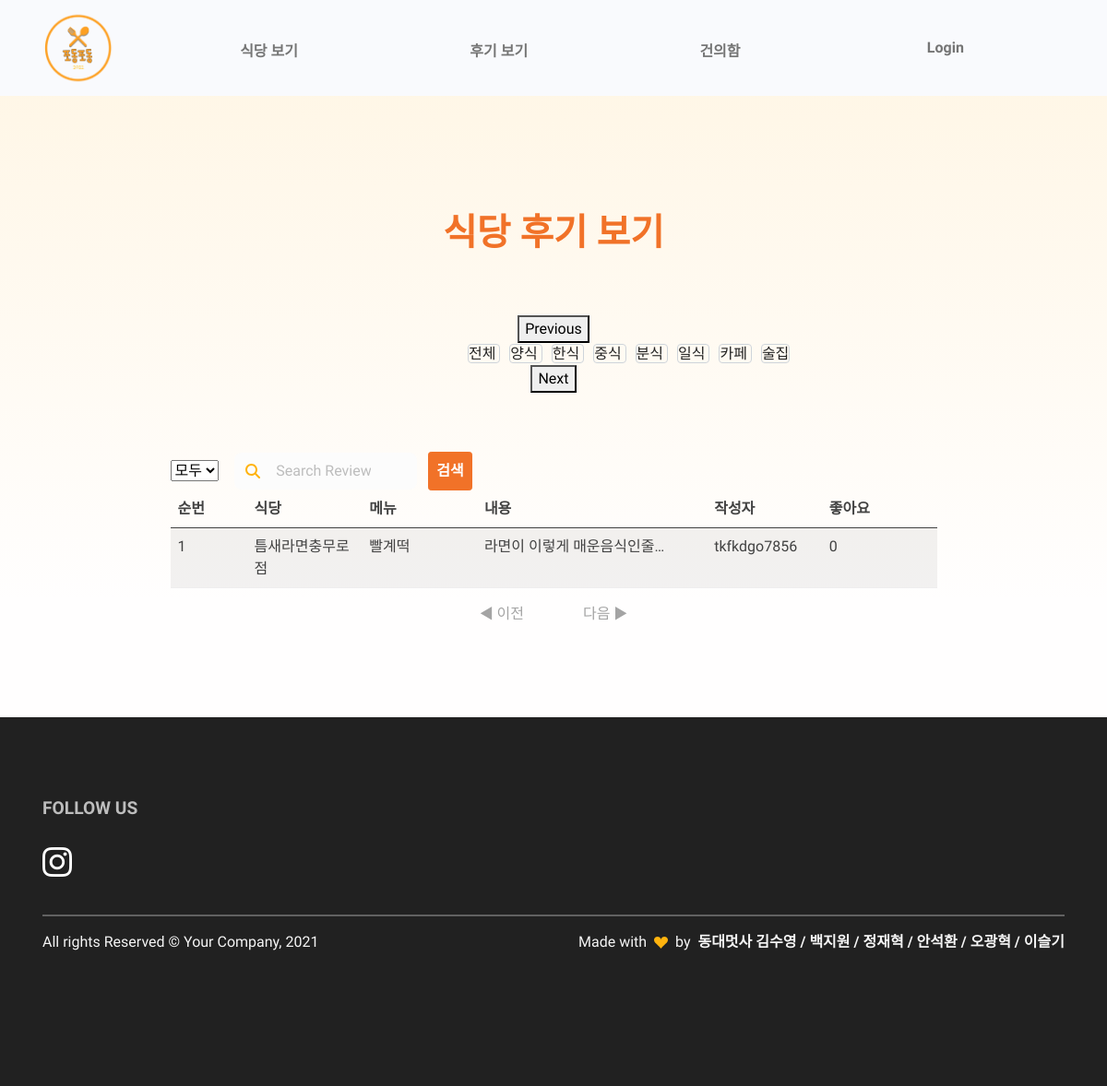
The page /review/4/ on the database its author committed.
### restaurant/models.py (models this page shows, shortened)
class Category(models.Model):
    id = models.AutoField(primary_key=True)
    name = models.CharField(max_length=20)

class Comment(models.Model):
    id = models.AutoField(primary_key=True)
    restaurant = models.ForeignKey(Restaurant, on_delete=models.CASCADE)
    menu = models.ForeignKey(FoodMenu, on_delete=models.CASCADE)
    content = models.TextField()
    thumbnail = models.ImageField(upload_to='comment/', blank=True)
    created_at = models.DateTimeField(auto_now_add=True)
    like_users = models.ManyToManyField(settings.AUTH_USER_MODEL, blank=True, related_name="like_comments")
    hate_users = models.ManyToManyField(settings.AUTH_USER_MODEL, blank=True, related_name="hate_comments")
    user = models.ForeignKey(settings.AUTH_USER_MODEL, on_delete=models.CASCADE, null=True)

class Restaurant(models.Model):
    id = models.AutoField(primary_key=True)
    category = models.ForeignKey(Category, on_delete=models.CASCADE)
    name = models.CharField(max_length=30)
    location = models.CharField(max_length=100, blank=True)
    phone_number = models.CharField(max_length=15, blank=True)
    business_hour = models.CharField(max_length=150, blank=True)
    thumbnail = models.ImageField(upload_to='images/', blank=True)
    follow_users = models.ManyToManyField(settings.AUTH_USER_MODEL, blank=True, related_name="follow_restaurants")

class FoodMenu(models.Model):
    id = models.AutoField(primary_key=True)
    restaurant = models.ForeignKey(Restaurant, on_delete=models.CASCADE)
    name = models.CharField(max_length=20)
    price = models.CharField(max_length=20)
    def __str__(self):
        return self.name

### review/views.py (the view)
# urls.py: path('<int:id>/',views.filter,name='filter'),
def filter(request, id):
    reviews = Comment.objects.filter(restaurant__category__id__contains = id).annotate(like_count = Count('like_users')).order_by("-like_count", "-created_at")
    category = Category.objects.all()
    user = request.user
    paginator = Paginator(reviews, 10)
    page = request.GET.get("page") or 1
    pages = pages = paginator.get_page(page)
    context = {
        'reviews':reviews,
        'user':user,
        'category':category,
        'pages':pages,
    }
    return render(request, "filter.html",context)

### review/templates/filter.html (shortened to what this page needs)
{% extends 'base.html' %} {% load static %} {% block content %}
<section class="py-0 bg-primary-gradient">
    <div class="container">
      <div class="row justify-content-center g-0">
        <div class="col-xl-9">
          <div class="col-lg-6 text-center mx-auto mb-3 mb-md-5 mt-4">
            <h5 class="fw-bold text-danger fs-3 fs-lg-5 lh-sm my-6" style="margin-top:8rem !important;">식당 후기 보기</h5>
          </div>
          <div class="col-lg-7 mx-auto text-center mb-6">
            <div class="responsive">
              <a href="{% url 'review:review' %}" style="border:1px solid #ced4da; border-radius: 4px; margin: 5px;">
                전체
            </a>
            {% for category in category %}
                <a href="{% url 'review:filter' category.id %}" style="border:1px solid #ced4da; border-radius: 4px; margin: 5px;">
                    {{ category.name }}
                </a>
            {% endfor %}
            </div>
        </div>
        <form action="{% url 'review:SearchReview' %}" method="GET" class="row gx-2 gy-2 align-items-center">
          <div class="col-lg-1">
          <select name="category" id="category">
            <option value = "all" selected>모두</option>
          </select>
          </div>
          <div class="col-lg-3 input-group-icon pe-2">
            <i class="fas fa-search input-box-icon text-primary"></i>
            <input
              class="col-lg-3 form-control border-0 input-box bg-100"
              type="search"
              placeholder="Search Review"
              aria-label="Search"
              name="search_key"
              id="search_key"
              value="{{ search_key }}"
            />
          </div>
          <div class="col-lg-2">
            <button class="btn btn-danger" style="padding:0.5rem;" type="submit">
              검색
            </button>
          </div>
        </form>
        <table class="table table-striped d-none d-sm-table">
          <thead>
              <tr class="thead col-xs-1">
                  <th width=10%>순번</th>
                  <th width=15%>식당</th>
                  <th width=15%>메뉴</th>
                  <th width=30%>내용</th>
                  <th width=15%>작성자</th>
                  <th>좋아요</th>
              </tr>
          </thead>
          <tbody>
          {% for review in reviews %}
              <tr onclick="location.href='{% url 'restaurant:restaurant_detail' review.restaurant.id %}'">
                  <td>{{ forloop.revcounter }}</td>
                  <td>{{review.restaurant.name}}</td>
                  <td>{{review.menu}}</td>
                  <td>{{review.content|truncatechars:15}}</td>
                  <td>{{review.user}}</td>
                  <td>{{review.like_users.count}}</td>
              </tr>
          {% endfor %}
          </tbody>
        </table>
        </div>
      </div>
    </div>
  </section>
  <div class="page middle">
    {% if pages.has_previous %}
    <a href="?page={{pages.previous_page_number}}" class="page_click active">◀ 이전</a>
    {% else %}
    <a class="page_click nonactive">◀ 이전</a>
    {% endif %}
    {% if pages.has_next %}
    <a href="?page={{pages.next_page_number}}" class="page_click active">다음 ▶</a>
    {% else %}
    <a class="page_click nonactive">다음 ▶</a>
    {% endif %}
</div>
{% endblock %}

### review/templates/filter.html (style rules this page uses)
.thead { border-bottom:#F17228; }
section { margin-top: 100px; min-height: 400px; }
.middle { text-align: center; margin-bottom: 5%; }
.middle a { margin: 20px; padding: 10px; }
.nonactive { color: #a4a4a4; cursor: pointer; }

### rows shown on the page
Category: name "양식"
Category: name "한식"
Category: name "중식"
Category: name "분식"
Category: name "일식"
Category: name "카페"
Category: name "술집"
Comment: restaurant.name "틈새라면충무로점", menu "빨계떡", content "라면이 이렇게 매운음식인줄…", user "tkfkdgo7856", like_users.count "0"
